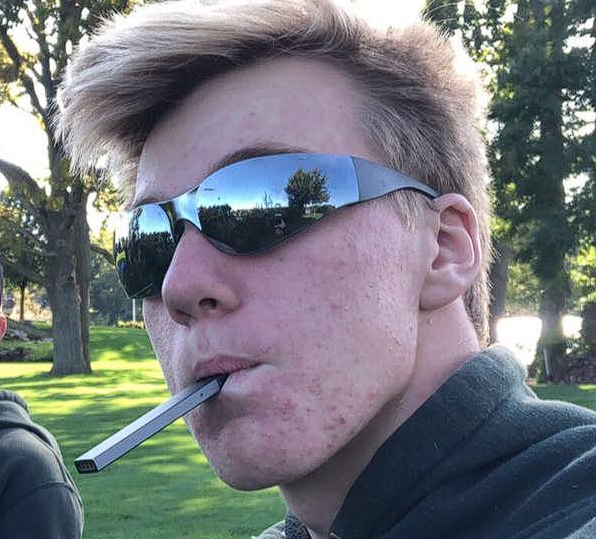
#> input picture scripts/two-tone/input.png, 596 x 539 px
$ python script.py
#> lines starting #> are read from the running program, lines starting #| are printed output that depends on the picture; after the words box and inside, x2 and y2 are one past the last pixel; in counts of white or black regions, pixels touching at a corner belong together
import cv2
import numpy as np
import matplotlib.pyplot as plt

# Load the image in grayscale
image_cv = cv2.imread('input.png', cv2.IMREAD_GRAYSCALE)
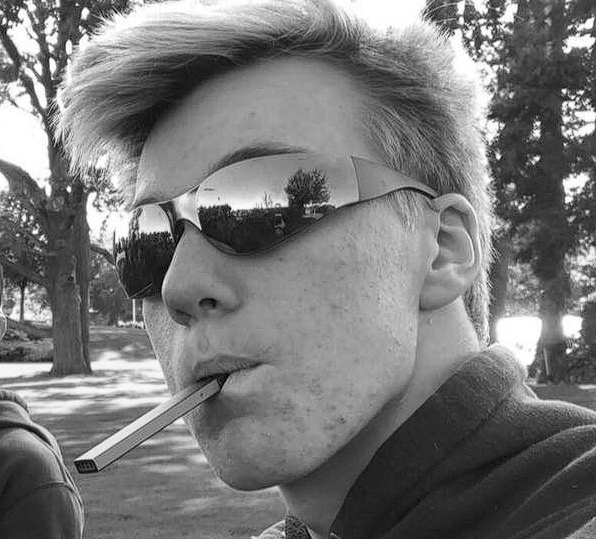
#> image_cv: shape (539, 596); min 0, max 255, mean 119.9

# Resize the image
resized_cv = cv2.resize(image_cv, (256, 256))
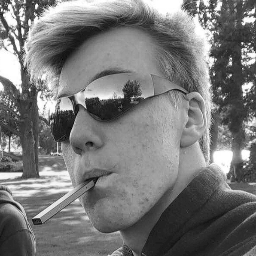
#> resized_cv: shape (256, 256); min 0, max 255, mean 119.8

# Apply binary thresholding
_, two_tone_cv = cv2.threshold(resized_cv, 128, 255, cv2.THRESH_BINARY)
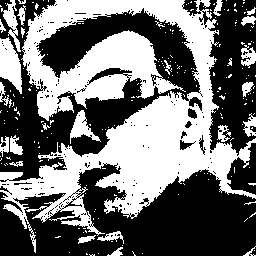
#> two_tone_cv: shape (256, 256); 44.1% white; 218 white regions (192 under 20 px), largest, box (x1, y1, x2, y2) and area: (0, 0, 256, 253) 25032, (0, 37, 22, 94) 800, (70, 110, 101, 144) 399

# Invert the image for dark-on-light style
inverted_cv = cv2.bitwise_not(two_tone_cv)

# Save the result
output_cv_path = "output.png"
cv2.imwrite(output_cv_path, inverted_cv)

# Display the result using matplotlib
fig, ax = plt.subplots(1, 2, figsize=(10, 5))
ax[0].imshow(resized_cv, cmap='gray')
ax[0].set_title("Grayscale Image (OpenCV)")
ax[0].axis("off")
ax[1].imshow(inverted_cv, cmap='gray')
ax[1].set_title("Two-Tone Image (OpenCV)")
ax[1].axis("off")
plt.tight_layout()
plt.show()
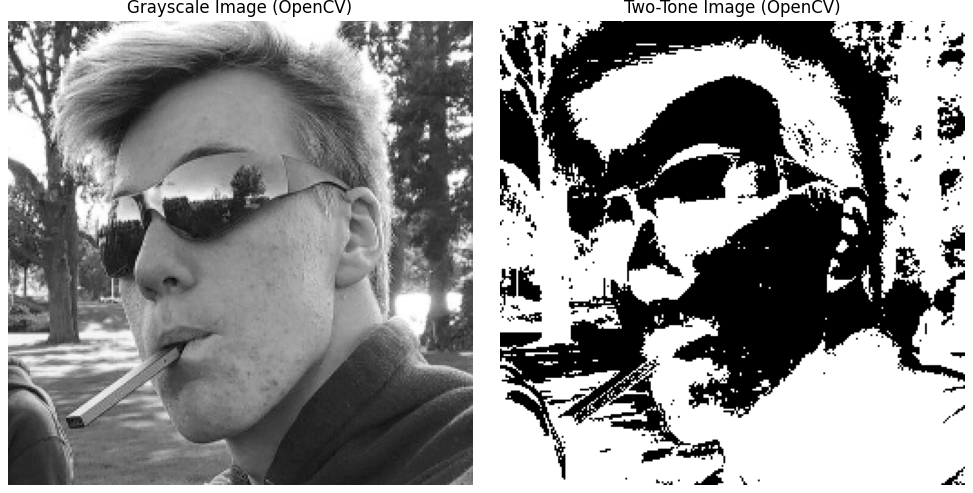
#> figure drawn by matplotlib, 2 panels

output_cv_path
